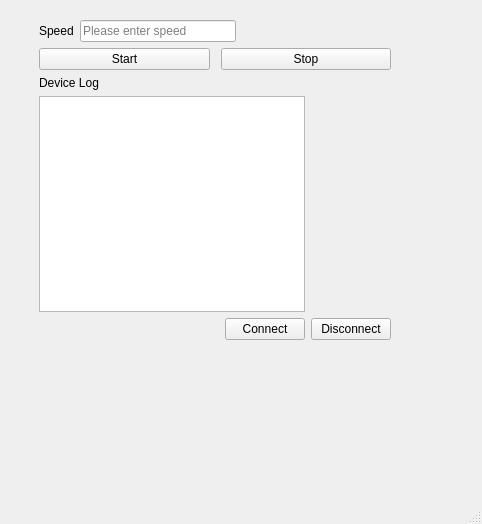
<?xml version="1.0" encoding="UTF-8"?>
<ui version="4.0">
 <class>MainWindow</class>
 <widget class="QMainWindow" name="MainWindow">
  <property name="geometry">
   <rect>
    <x>0</x>
    <y>0</y>
    <width>482</width>
    <height>524</height>
   </rect>
  </property>
  <property name="windowTitle">
   <string>MainWindow</string>
  </property>
  <widget class="QWidget" name="centralwidget">
   <widget class="QWidget" name="">
    <property name="geometry">
     <rect>
      <x>39</x>
      <y>20</y>
      <width>352</width>
      <height>320</height>
     </rect>
    </property>
    <layout class="QVBoxLayout" name="verticalLayout_4">
     <item>
      <layout class="QVBoxLayout" name="verticalLayout_2">
       <item>
        <layout class="QHBoxLayout" name="horizontalLayout_2">
         <item>
          <widget class="QLabel" name="speedLabel">
           <property name="text">
            <string>Speed</string>
           </property>
          </widget>
         </item>
         <item>
          <widget class="QLineEdit" name="speedEdit">
           <property name="placeholderText">
            <string>Please enter speed</string>
           </property>
          </widget>
         </item>
         <item>
          <spacer name="horizontalSpacer_3">
           <property name="orientation">
            <enum>Qt::Horizontal</enum>
           </property>
           <property name="sizeHint" stdset="0">
            <size>
             <width>40</width>
             <height>20</height>
            </size>
           </property>
          </spacer>
         </item>
        </layout>
       </item>
       <item>
        <layout class="QHBoxLayout" name="horizontalLayout">
         <item>
          <widget class="QPushButton" name="startButton">
           <property name="sizePolicy">
            <sizepolicy hsizetype="Preferred" vsizetype="Preferred">
             <horstretch>0</horstretch>
             <verstretch>0</verstretch>
            </sizepolicy>
           </property>
           <property name="text">
            <string>Start</string>
           </property>
          </widget>
         </item>
         <item>
          <spacer name="horizontalSpacer">
           <property name="orientation">
            <enum>Qt::Horizontal</enum>
           </property>
           <property name="sizeType">
            <enum>QSizePolicy::Fixed</enum>
           </property>
           <property name="sizeHint" stdset="0">
            <size>
             <width>5</width>
             <height>20</height>
            </size>
           </property>
          </spacer>
         </item>
         <item>
          <widget class="QPushButton" name="stopButton">
           <property name="sizePolicy">
            <sizepolicy hsizetype="Preferred" vsizetype="Preferred">
             <horstretch>0</horstretch>
             <verstretch>0</verstretch>
            </sizepolicy>
           </property>
           <property name="text">
            <string>Stop</string>
           </property>
          </widget>
         </item>
        </layout>
       </item>
      </layout>
     </item>
     <item>
      <layout class="QGridLayout" name="gridLayout">
       <item row="1" column="2">
        <widget class="QPushButton" name="disconnectButton">
         <property name="text">
          <string>Disconnect</string>
         </property>
        </widget>
       </item>
       <item row="0" column="0" colspan="2">
        <layout class="QVBoxLayout" name="verticalLayout_3">
         <item>
          <widget class="QLabel" name="label">
           <property name="text">
            <string>Device Log</string>
           </property>
          </widget>
         </item>
         <item>
          <widget class="QTextBrowser" name="logText"/>
         </item>
        </layout>
       </item>
       <item row="1" column="0">
        <spacer name="horizontalSpacer_2">
         <property name="orientation">
          <enum>Qt::Horizontal</enum>
         </property>
         <property name="sizeHint" stdset="0">
          <size>
           <width>40</width>
           <height>20</height>
          </size>
         </property>
        </spacer>
       </item>
       <item row="1" column="1">
        <widget class="QPushButton" name="connectButton">
         <property name="text">
          <string>Connect</string>
         </property>
        </widget>
       </item>
      </layout>
     </item>
    </layout>
   </widget>
  </widget>
  <widget class="QMenuBar" name="menubar">
   <property name="geometry">
    <rect>
     <x>0</x>
     <y>0</y>
     <width>482</width>
     <height>22</height>
    </rect>
   </property>
  </widget>
  <widget class="QStatusBar" name="statusbar"/>
 </widget>
 <resources/>
 <connections/>
</ui>
